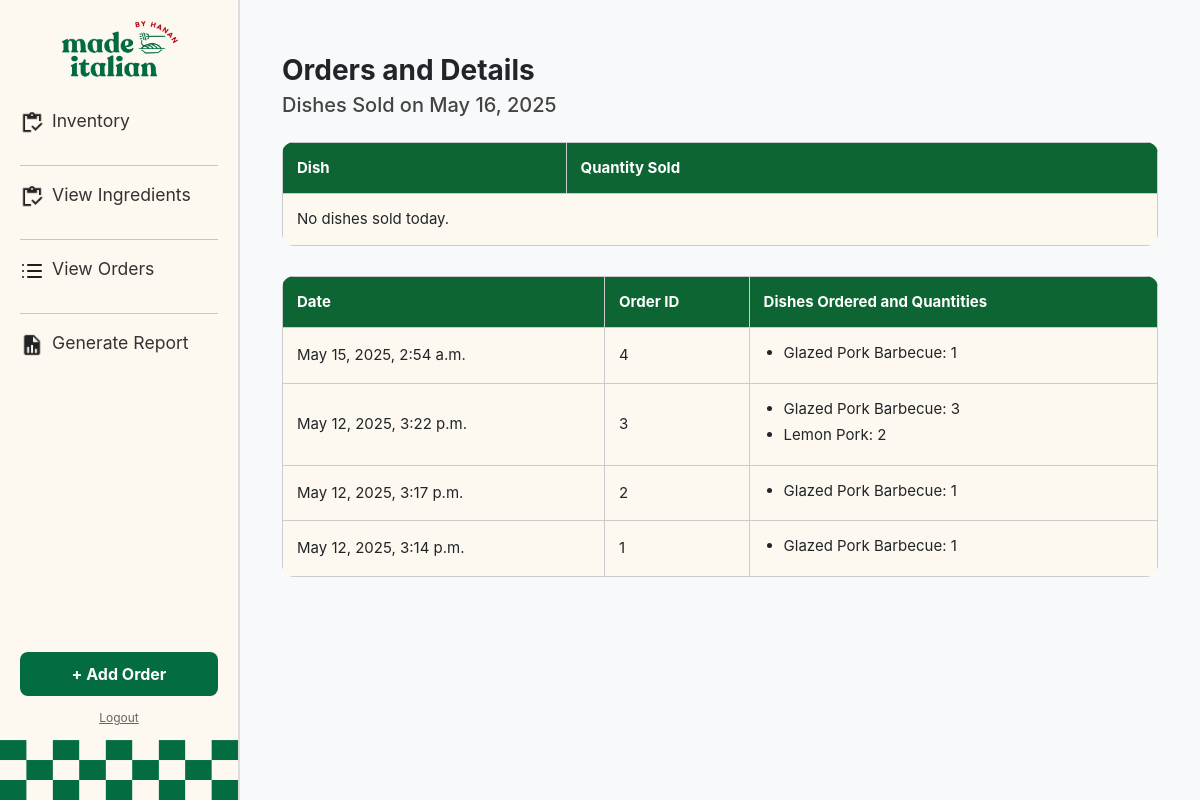
The page /orders on the database its author committed.
### hananApp/models.py (models this page shows)
class Order(models.Model):
    id = models.BigAutoField(primary_key=True)
    date = models.DateTimeField(auto_now_add=True)

class OrderDetails(models.Model):
    id = models.BigAutoField(primary_key=True)
    order = models.ForeignKey(Order, on_delete=models.CASCADE)
    dish = models.ForeignKey(Dish, on_delete=models.CASCADE)
    quantity = models.PositiveSmallIntegerField()

class Dish(models.Model):
    id = models.BigAutoField(primary_key=True)
    name = models.CharField(max_length=255)
    price = models.FloatField()

### hananApp/views.py (the view)
# urls.py: path('orders', views.orders, name='orders'),
def orders(request):
    logger.info("Entered view: orders")
    orders = Order.objects.prefetch_related('orderdetails_set__dish').order_by('-date')
    today = timezone.now().date()
    todays_sales = (
        OrderDetails.objects
        .filter(order__date__date=today)
        .values('dish__name')
        .annotate(total_sold=Sum('quantity'))
        .order_by('-total_sold')
    )
    context = {
        'orders': orders,
        'todays_sales': todays_sales,
        'today': today
    }
    return render(request, 'hananApp/orders.html', context)

### hananApp/templates/hananApp/orders.html (shortened to what this page needs)
{% extends 'hananApp/base.html' %}
{% block content %}
<div class="container mt-4">
    <h1>Orders and Details</h1>
    <h2>Dishes Sold on {{ today|date:"F d, Y" }}</h2>
    <table>
        <thead>
            <tr>
                <th>Dish</th>
                <th>Quantity Sold</th>
            </tr>
        </thead>
        <tbody>
            {% for item in todays_sales %}
                <tr>
                    <td>{{ item.dish__name }}</td>
                    <td>{{ item.total_sold }}</td>
                </tr>
            {% empty %}
                <tr>
                    <td colspan="2">No dishes sold today.</td>
                </tr>
            {% endfor %}
        </tbody>
    </table>
    <table>
        <thead>
            <tr>
                <th>Date</th>
                <th>Order ID</th>
                <th>Dishes Ordered and Quantities</th>
            </tr>
        </thead>
        <tbody>
            {% for order in orders %}
                <tr>
                    <td>{{ order.date }}</td>
                    <td>{{ order.id }}</td>
                    <td>
                        <ul>
                            {% for detail in order.orderdetails_set.all %}
                                <li>{{ detail.dish.name }}: {{ detail.quantity }}</li>
                            {% empty %}
                                <li>No dishes ordered</li>
                            {% endfor %}
                        </ul>
                    </td>
                </tr>
            {% endfor %}
        </tbody>
    </table>
</div>
{% endblock %}

### hananApp/templates/hananApp/orders.html (style rules this page uses)
body { font-family: 'Inter', sans-serif; }
h1 { font-size: 28px; font-weight: 700; margin-bottom: 5px; }
h2 { font-size: 20px; font-weight: 500; margin-bottom: 25px; color: #444; }
table { width: 100%; border-collapse: collapse; margin-bottom: 30px; border-radius: 12px; overflow: hidden; }
th, td { border: 1px solid #ccc; padding: 14px; text-align: left; font-size: 15px; }
th { background-color: #0c6533; color: white; }
td { background-color: #fdf9f0; }
ul { margin: 0; padding-left: 20px; }
ul li { margin-bottom: 4px; }

### rows shown on the page
Order: date "May 15, 2025, 2:54 a.m.", id "4"
OrderDetails: dish.name "Glazed Pork Barbecue", quantity "1"
Order: date "May 12, 2025, 3:22 p.m.", id "3"
OrderDetails: dish.name "Glazed Pork Barbecue", quantity "3"
OrderDetails: dish.name "Lemon Pork", quantity "2"
Order: date "May 12, 2025, 3:17 p.m.", id "2"
OrderDetails: dish.name "Glazed Pork Barbecue", quantity "1"
Order: date "May 12, 2025, 3:14 p.m.", id "1"
OrderDetails: dish.name "Glazed Pork Barbecue", quantity "1"
